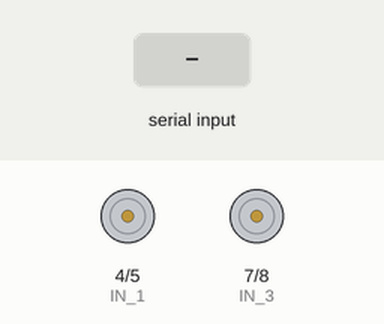
Bench run of a sketch on a simulated Arduino Uno, built with avr-gcc and run on an emulated ATmega328P. Shown: motor-driver pin pairs drawn as motors (green arrow = first pin HIGH = forward, orange = second pin HIGH = backward, longer = more drive, scaled by the enable pin). Inputs (shaded band) come from the test bench.

Above: at 1.2 s.
1.3 s: "F" received over the second serial link
At 1.8 s:
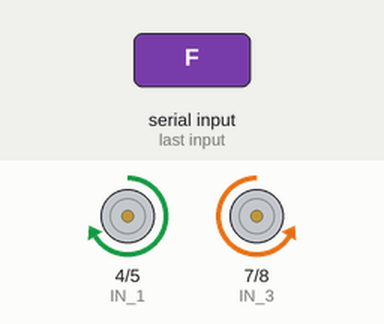
2.8 s: "B" received over the second serial link
At 4.0 s:
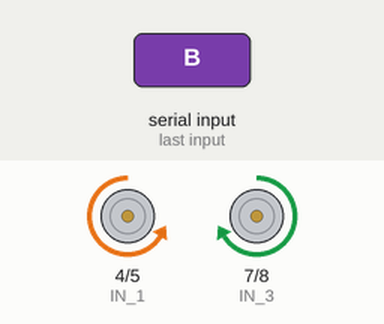
4.3 s: "R" received over the second serial link
At 5.3 s:
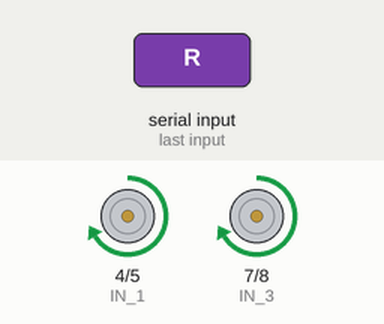
5.8 s: "L" received over the second serial link
At 6.4 s:
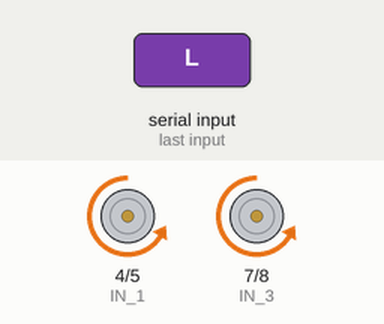
7.3 s: "1" received over the second serial link
At 7.6 s:
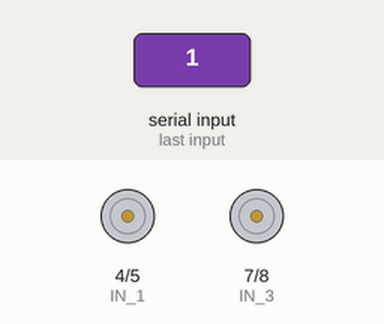
Timing chart, 0 to 9.8 s (numbered marks = the images above; inputs shaded):
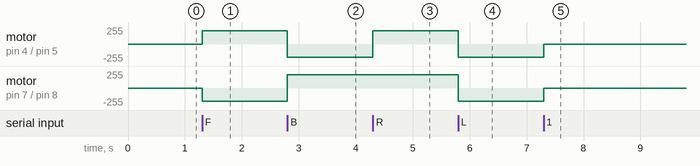

Measured:
- after the input at 1.3 s, motor on pin 4 (IN_1) / pin 5 (IN_2): stopped → forward 200/255 at once; motor on pin 7 (IN_3) / pin 8 (IN_4): stopped → backward 200/255 at once
- after the input at 2.8 s, motor on pin 4 (IN_1) / pin 5 (IN_2): forward 200/255 → backward 200/255 at once; motor on pin 7 (IN_3) / pin 8 (IN_4): backward 200/255 → forward 200/255 at once
- after the input at 4.3 s, motor on pin 4 (IN_1) / pin 5 (IN_2): backward 200/255 → forward 200/255 at once
- after the input at 5.8 s, motor on pin 4 (IN_1) / pin 5 (IN_2), motor on pin 7 (IN_3) / pin 8 (IN_4): forward 200/255 → backward 200/255 at once
- after the input at 7.3 s, motor on pin 4 (IN_1) / pin 5 (IN_2), motor on pin 7 (IN_3) / pin 8 (IN_4): backward 200/255 → stopped at once

The sketch:

bluetooth_car.ino
```cpp
#include<Servo.h>
#include <SoftwareSerial.h>


#define Ena 3
#define Enb 6

#define IN_1 4
#define IN_2 5
#define IN_3 7
#define IN_4 8

SoftwareSerial BTSerial(10, 11);//tx 10, rx 11
//Servo myServo;
char cmd;

void forward()
  {

   digitalWrite(IN_1,HIGH);
   digitalWrite(IN_2,LOW);
   digitalWrite(IN_3,HIGH);
   digitalWrite(IN_4,LOW);
   delay(1000);
  }

  void backward()
  {
   digitalWrite(IN_1,LOW);
   digitalWrite(IN_2,HIGH);
   digitalWrite(IN_3,LOW);
   digitalWrite(IN_4,HIGH);
   delay(1000);
  }


    void right()
  {

   digitalWrite(IN_1,HIGH);
   digitalWrite(IN_2,LOW);
   digitalWrite(IN_3,LOW);
   digitalWrite(IN_4,HIGH);
   delay(1000);
  }


    void left()
  {
   digitalWrite(IN_1,LOW);
   digitalWrite(IN_2,HIGH);
   digitalWrite(IN_3,HIGH);
   digitalWrite(IN_4,LOW);
   delay(1000);
  }

  void stoped()
  {
   digitalWrite(IN_1,LOW);
   digitalWrite(IN_2,LOW);
   digitalWrite(IN_3,LOW);
   digitalWrite(IN_4,LOW);

  }


void setup() {
  // put your setup code here, to run once:

  Serial.begin(38400);
  //myServo.attach(8);
  BTSerial.begin(38400);

  pinMode( Ena,OUTPUT);
  pinMode( Enb,OUTPUT);
  pinMode(IN_1,OUTPUT);
  pinMode(IN_2,OUTPUT);
  pinMode(IN_3,OUTPUT);
  pinMode(IN_4,OUTPUT);

  analogWrite(Ena, 200);
  analogWrite(Enb, 200);

}

void loop() {
  // put your main code here, to run repeatedly:
      if(BTSerial.available() >0){
       cmd =BTSerial.read();
       switch(cmd){
          case 'F':
            //myServo.write(180);
            //Serial.println("F command");

            right();
            break;
          case 'B':
            //myServo.write(90);
            //Serial.println("B command");

            left();
            break;
          case 'R':
            forward();
            break;

          case 'L':
            backward();
            break;

          default:
            stoped();

        }
      }

}
```
